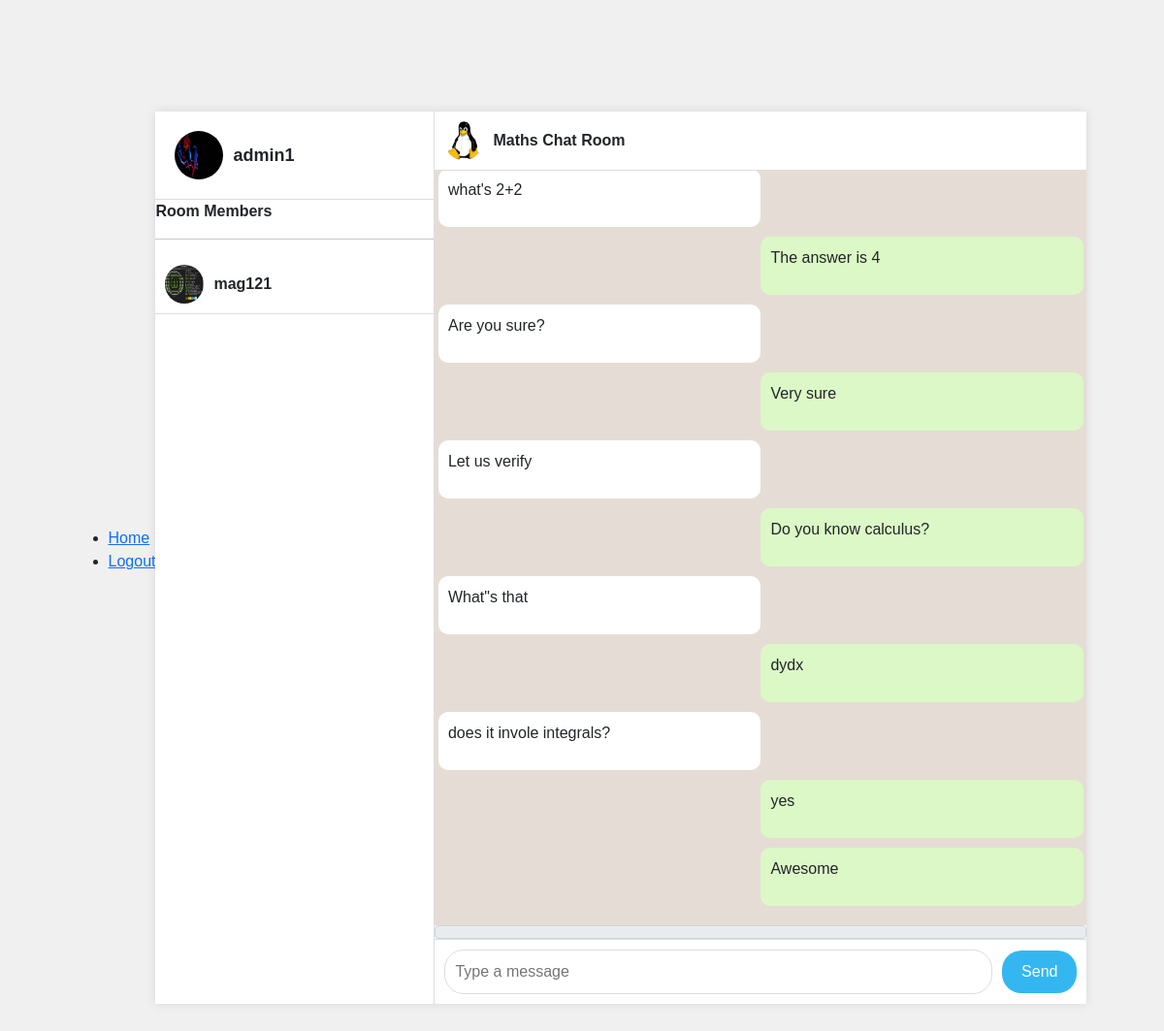
The app's page /chat/Maths (signed in), older data.
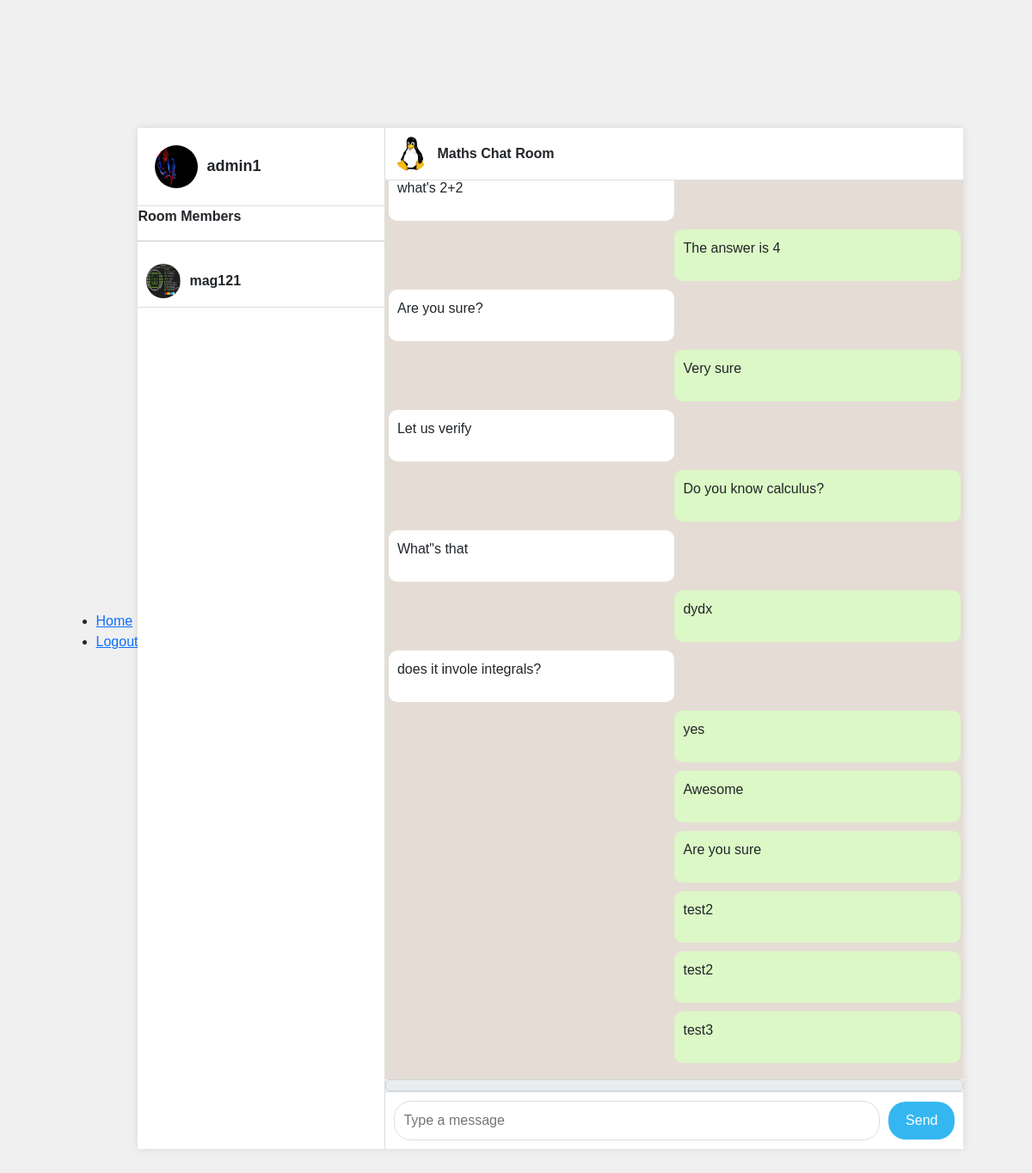
The same page, newer data.
### chatapp/models.py (models this page shows, shortened)
class Profile(models.Model):
    pID = ShortUUIDField(primary_key=True, unique=True, editable=False)
    user = models.OneToOneField(User, on_delete=models.CASCADE)
    first_name = models.CharField(max_length=30, blank=True)
    last_name = models.CharField(max_length=30, blank=True)
    avatar = ResizedImageField(quality=70, upload_to='media/profile', blank=True, null=True)

class RoomChat(models.Model):
    mID = ShortUUIDField(primary_key=True, unique=True, editable=False)
    room = models.ForeignKey(Room, on_delete=models.CASCADE)
    author = models.ForeignKey(Profile, on_delete=models.SET_NULL, null=True)
    content = models.CharField(max_length=300, blank=False)
    image = ResizedImageField(blank=True, null=True, quality=70, upload_to="media/chats/images")
    file = models.FileField(blank=True, null=True, upload_to='media/chats/files')
    created_at = models.DateTimeField(auto_now_add=True)

### chatapp/views.py (the view)
# urls.py: path('chat/<str:pk>', views.chat, name='chat'),
@login_required(login_url='signin')
def chat(request, pk):
    room = Room.objects.get(room_name=pk)
    members = room.members.all()
    chats = RoomChat.objects.filter(room=room)
    context = {
        "room": room,
        "chats": chats,
        "members": members,
        "user": request.user,
        }
    if request.user.profile in members:
        return render(request, 'chat.html', context)
    else:
        return redirect('home')

### chatapp/templates/chat.html (shortened to what this page needs)
{% extends 'base.html' %}
{% load static %}
{% block content %}
<link rel="stylesheet" href="{% static 'styles.css' %}">
<div class="app-container">
    <div class="sidebar">
        <div class="profile-section">
            {% if user.profile.avatar %}
            <img src="{{ user.profile.avatar.url }}" alt="Profile" class="profile-pic">
            {% endif %}
            <span class="username">{{ user.username }}</span>
        </div>
        <div class="chat-list">
            <p><strong>Room Members</strong></p>
            <hr>
            {%for m in members %}
            {% if m != request.user.profile %}
            <div class="chat-item">
                {% if m.avatar %}
                <img src="{{ m.avatar.url }}" alt="Contact" class="contact-pic">
                {% endif %}
                <div class="chat-info">
                    <span class="contact-name">{{ m.user.username }} </span>
                </div>
            </div>
            {% endif %}
            {% endfor %}
        </div>
    </div>
    <div class="chat-window">
        <div class="chat-header">
            {% if room.avatar %}
            <img src="{{ room.avatar.url }}" alt="Contact" class="contact-pic">
            {% endif %}
            <span class="contact-name">{{ room.room_name }} Chat Room</span>
        </div>
        {% include 'partial.html' %}
        <form id="demo_form" enctype="multipart/form-data">
            <span class="input-group-text attach_btn">
            </span>
            <div class="message-input">
                <input id="content" name="content" type="text" placeholder="Type a message" id="content" required>
                <button type="submit">Send</button>
            </div>
        </form>
    </div>
</div>
{% endblock %}

### chatapp/templates/partial.html (shortened to what this page needs)
<div id="test" class="chat-messages">
    {% for chat in chats %}
    {% if chat.author == user.profile %}
    <div class="message sent">
        <p>{{ chat.content }}</p>
    </div>
    {% else %}
    <div class="message received">
        <p>{{ chat.content }}</p>
    </div>
    {% endif %}
    {% endfor %}
</div>

Row changes from the older to the newer data that the page shows:
added RoomChat: content "Are you sure"
added RoomChat: content "test2"
added RoomChat: content "test2"
added RoomChat: content "test3"
